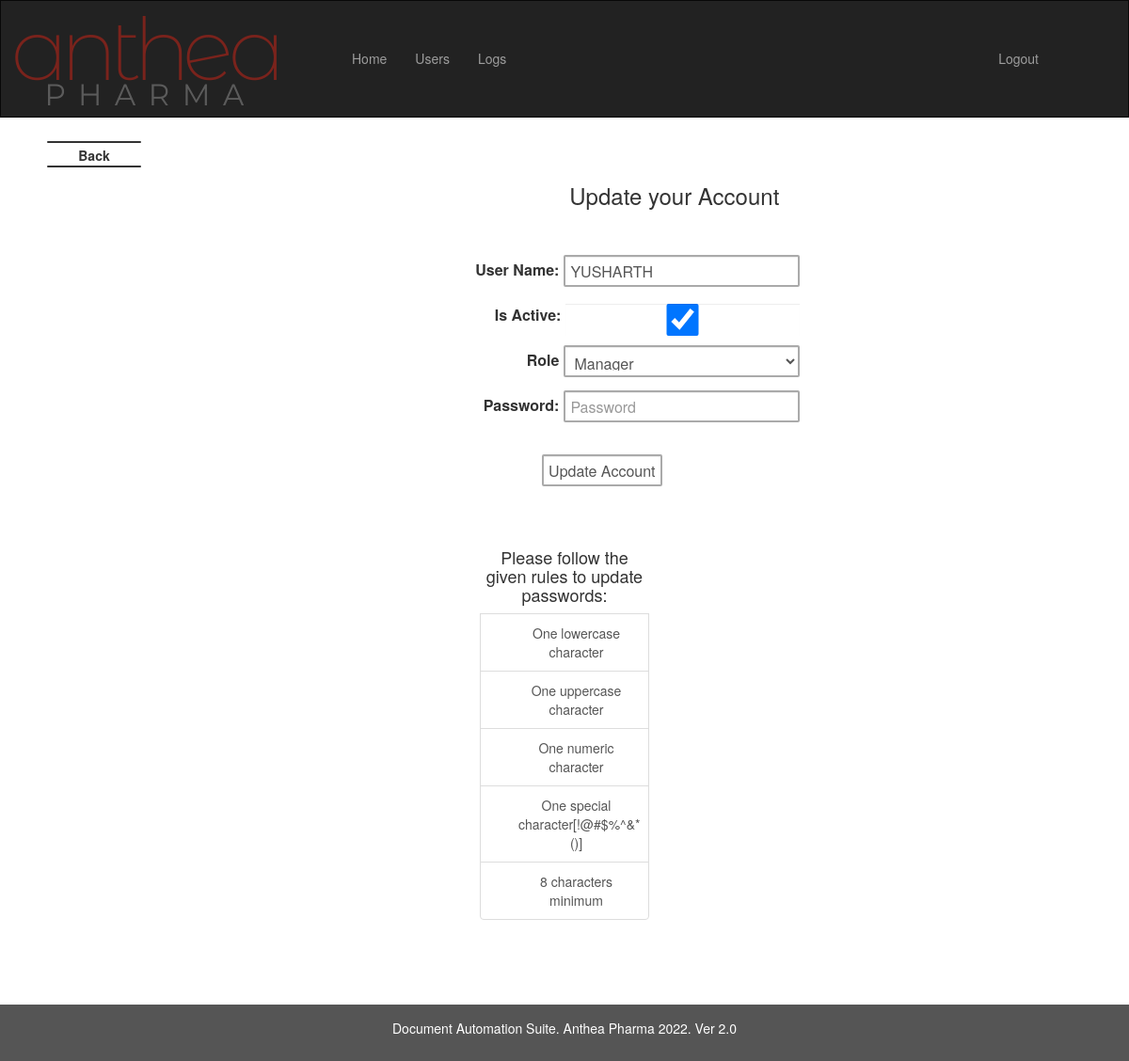
The app's page /data/2/update (signed in) with its own data.
### imp_calc/models.py (models this page shows, shortened)
class User(db.Model, UserMixin):
    id = db.Column(db.Integer(),primary_key = True)
    is_activate = db.Column(db.Boolean, default=True)
    username = db.Column(db.String(length=12),nullable = False, unique = True)
    role = db.Column(db.String(length=1),nullable=False)
    password_hash = db.Column(db.String(length=60),nullable = False)
    created_at = db.Column(db.DateTime, nullable = False, default= datetime.utcnow)
    logs = relationship("Logs", backref="UserLogs")
    @property
    def is_active(self):
        return self.is_activate
    @property
    def password(self):
        return self.password

### imp_calc/routes.py (the view, shortened to what this page needs)
@app.route('/data/<int:id>/update',methods = ['GET','POST'])
def update(id):
    user = User.query.filter_by(id=id).first()
    if current_user.role=='a':
        form = UpdateFormA(obj=user)
    elif current_user.role=='m':
        form = UpdateFormM(obj=user)
    return render_template('update.html', form = form, user = user)

### imp_calc/forms.py
class UpdateFormA(FlaskForm):
    def validate_password(self, password1):
        if not any(char.isdigit() for char in password1.data):
            raise ValidationError('Password must contain at least one number.')
        if not any(char.isupper() for char in password1.data):
            raise ValidationError('Password must contain at least one uppercase letter.')
        if not any(char.islower() for char in password1.data):
            raise ValidationError('Password must contain at least one lowercase letter.')
        if not re.search(r'[^A-Za-z0-9]', password1.data):
            raise ValidationError('Password must contain at least one special character.')
    username = StringField(label='User Name:', validators = [Length(min=1,max=30), DataRequired()])
    is_activate = BooleanField(label='Is Active:', default=True)
    role = SelectField(label='Role', choices=[('a', 'Admin'), ('m', 'Manager'), ('u', 'User')])
    password1 = PasswordField(label='Password:',validators= [validate_password,Length(min = 6), DataRequired()])
    submit = SubmitField(label='Update Account')

### imp_calc/models.py (called while the page is built)
@login_manager.user_loader
def load_user(user_id):
    return User.query.get(int(user_id))

### imp_calc/templates/update.html (shortened to what this page needs)
{% extends 'admin.html' %}
{% macro render_field(form) %}
{% block main %}
<body class="text-center">
    <div class="container">
      <form id="form" method="POST">
        <h1 class="h3 mb-3 font-weight-normal" style="text-align: center;">
                &nbsp;&nbsp;&nbsp;&nbsp;&nbsp;&nbsp;&nbsp;&nbsp;&nbsp;&nbsp;&nbsp;&nbsp;&nbsp;&nbsp;&nbsp;&nbsp;&nbsp;&nbsp;&nbsp;&nbsp;&nbsp;&nbsp;&nbsp;&nbsp;&nbsp;&nbsp;&nbsp;&nbsp;&nbsp;&nbsp;&nbsp;&nbsp;&nbsp;&nbsp; Update your Account
            </h1>
            <br>
            <br>
        <div class="form-field">
          {{ form.username.label(class="form-label") }}
          {{ form.username(class="form-control", placeholder="Username") }}
        </div>
        <div class="form-field">
          {{ form.is_activate.label(class="form-label") }}
          {{ form.is_activate(id ="control",class="form-control") }}
        </div>
        <div class="form-field">
          {{ form.role.label(class="form-label") }}
          {{ form.role(class="form-control", placeholder="Role") }}
        </div>
        <div class="form-field">
            {{ form.password1.label(class="form-label") }}
            {{ form.password1(class="form-control", placeholder="Password") }}
        </div>
        <br>
          <div class="form-field" id="submit-update">
            {{ form.submit(class="form-control")}}
          </div>
      </form>
    </div>
<div class="list-group first-init-reply">
    <h4>Please follow the given rules to update passwords:</h4>
  <a href="#" class="list-group-item">
    One lowercase character
  </a>
  <a href="#" class="list-group-item">
    One uppercase character
</a>
  <a href="#" class="list-group-item">
    One numeric character
  </a>
  <a href="#" class="list-group-item">
    One special character[!@#$%^&*()]  </a>
  <a href="#" class="list-group-item">
    8 characters minimum
  </a>
</div>
</body>
<br>
<br>
{% endblock %}
{% endmacro %}<!--

### imp_calc/static/css/admin.css (style rules this page uses)
.container { margin: auto; padding: 10px; box-sizing: border-box; max-width: 50%; }
.form-field { display: flex; margin: 0 0 1rem 0; }
#form { max-width: 700px; padding: 2rem; margin: 2rem; box-sizing: border-box; }
.form-control { border: 2px solid #aaa; border-radius: 2px; }
.form-label, .form-input { width: 70%; padding: 0.5rem; box-sizing: border-box; justify-content: space-between; font-size: 1.1rem; }
.form-label { text-align: right; width: 30%; }
.form-label,.form-control { width: 70%; padding: 0.5rem; box-sizing: border-box; justify-content: space-between; font-size: 1.6rem; }
#submit-update { position: absolute; left: 48%; }
#submit-update .form-control { width: 100%; }
.first-init-reply { max-width: 15%; margin:auto; margin-top: 50px; margin-bottom: 50px; }
.first-init-reply .list-group-item { position: relative; padding-left: 40px; }

### records on screen
User: username "YUSHARTH", is_activate "☑", role "Manager"
